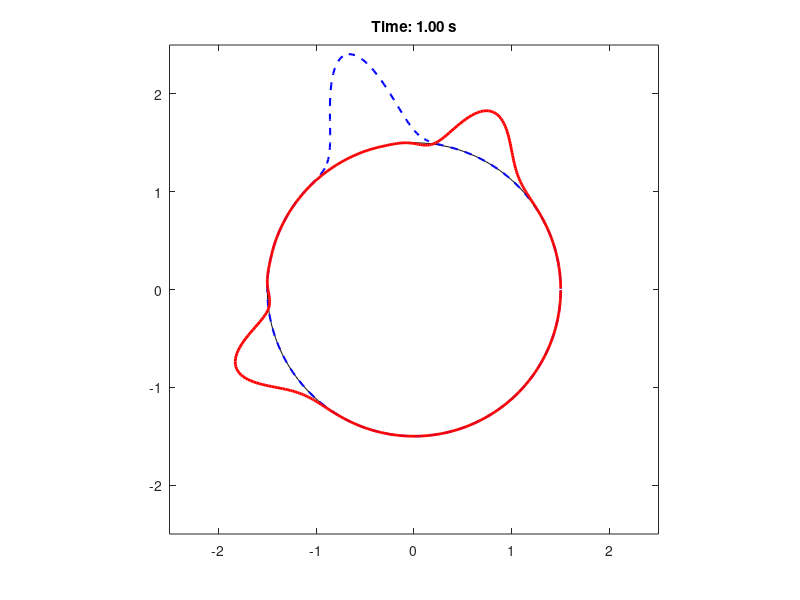

Here is the MATLAB script that generated this plot: (Note: this script raises an error after producing the figure.)
% Simplified Linearized Shallow Water Equations on a Great Circle (FVM)
clear; clc;

% Parameters
L = 2*pi; % Length of the domain (0 to 2*pi in spherical coordinates)
N_theta = 500; % Number of control volumes
dtheta = L / N_theta; % Width of each control volume
theta = linspace(0, L, N_theta+1); % Cell edges
theta_center = theta(1:end-1) + dtheta/2; % Cell centers
dt = 0.0025; % Time step
T = 1; % Total simulation time
a = 1;%6371e3; % Radius of Earth in meters
phi = pi / 6; % Latitude (fixed)
g = 9.81; % Gravitational acceleration
h0 = 10; % Mean layer depth in meters
f = 2 * 7.2921e-5 * sin(phi); % Coriolis parameter

% Initial conditions: Gaussian pulse for h' and zero velocity
sigma = pi / 16; % Width of the Gaussian
theta0 = pi / 4; % Center of the Gaussian
h_prime = exp(-((theta_center - theta0) / sigma).^2); % Initial perturbation in wave elevation
v = zeros(size(theta_center)); % Initial velocity

% Exact solution (for comparison, assumes no Coriolis force)
c = sqrt(g * h0); % Wave speed
uexact = @(t) exp(-((mod(theta_center - c*t, L) - theta0) / sigma).^2);
h_exact = @(t) exp(-((mod(theta_center - c*t, L) - theta0) / sigma).^2); % Exact wave profile

% Flux computation function
compute_flux = @(q_left, q_right) 0.5 * (q_left + q_right); % Upwind or central flux

% Time-stepping loop
time = 0;
h_storage = h_prime; % Storage for wave elevation visualization
t_storage = 0;

while time < T
    % Compute fluxes for h' and v
    h_flux = compute_flux(h_prime, circshift(h_prime, -1));
    v_flux = compute_flux(v, circshift(v, -1));
    
    % Compute finite volume updates (flux differences)
    k_h1 = -h0 / (a * cos(phi)) * (v_flux - circshift(v_flux, 1)) / dtheta;
    k_v1 = -g * (h_flux - circshift(h_flux, 1)) / dtheta - f * v;

    % Stage 2
    h_flux = compute_flux(h_prime + 0.5 * dt * k_h1, circshift(h_prime + 0.5 * dt * k_h1, -1));
    v_flux = compute_flux(v + 0.5 * dt * k_v1, circshift(v + 0.5 * dt * k_v1, -1));
    k_h2 = -h0 / (a * cos(phi)) * (v_flux - circshift(v_flux, 1)) / dtheta;
    k_v2 = -g * (h_flux - circshift(h_flux, 1)) / dtheta - f * (v + 0.5 * dt * k_v1);

    % Stage 3
    h_flux = compute_flux(h_prime + 0.5 * dt * k_h2, circshift(h_prime + 0.5 * dt * k_h2, -1));
    v_flux = compute_flux(v + 0.5 * dt * k_v2, circshift(v + 0.5 * dt * k_v2, -1));
    k_h3 = -h0 / (a * cos(phi)) * (v_flux - circshift(v_flux, 1)) / dtheta;
    k_v3 = -g * (h_flux - circshift(h_flux, 1)) / dtheta - f * (v + 0.5 * dt * k_v2);

    % Stage 4
    h_flux = compute_flux(h_prime + dt * k_h3, circshift(h_prime + dt * k_h3, -1));
    v_flux = compute_flux(v + dt * k_v3, circshift(v + dt * k_v3, -1));
    k_h4 = -h0 / (a * cos(phi)) * (v_flux - circshift(v_flux, 1)) / dtheta;
    k_v4 = -g * (h_flux - circshift(h_flux, 1)) / dtheta - f * (v + dt * k_v3);

    % Update h' and v
    h_prime = h_prime + dt * (1/6 * k_h1 + 1/3 * k_h2 + 1/3 * k_h3 + 1/6 * k_h4);
    v = v + dt * (1/6 * k_v1 + 1/3 * k_v2 + 1/3 * k_v3 + 1/6 * k_v4);

    % Update time
    time = time + dt;

    % Store wave elevation for visualization
    h_storage = [h_storage; h_prime];
    t_storage = [t_storage; time];
end

% Visualization
figure;
r0 = 1.5; % Base radius of the circle
for k = 1:size(h_storage, 1)
    h_exact_k = h_exact(t_storage(k)); % Compute exact solution at time t_storage(k)

    plot(r0*cos(theta_center), -r0*sin(theta_center), 'k'); % Base circle
    hold on;
    plot((r0 + h_exact_k).*cos(theta_center), -(r0 + h_exact_k).*sin(theta_center), 'b--', 'LineWidth', 1.5); % Exact solution
    hold on;
    plot((r0 + h_storage(k, :)).*cos(theta_center), -(r0 + h_storage(k, :)).*sin(theta_center), 'r', 'LineWidth', 2); % Numerical solution
    hold off;
    title(['Time: ', num2str(t_storage(k), '%.2f'), ' s']);
    axis equal;
    axis([-2.5, 2.5, -2.5, 2.5]);
    drawnow;
end

%% Save data to mat.file
% Define folder
folder = 'C:\Users\Matteo\Shallow-Water-Equations\dataFNO';
filename = 'linear-SWE-sphere-1d';
fullpath = fullfile(folder, filename);
save(fullpath,'h_storage', 't_storage', 'theta');


%% Plot the initial condition

k = 1;

figure;
plot(r0*cos(theta_center), -r0*sin(theta_center), 'k'); % Base circle
hold on;
plot((r0 + h_storage(k, :)).*cos(theta_center), -(r0 + h_storage(k, :)).*sin(theta_center), 'r', 'LineWidth', 2); % Numerical solution
hold off;
title(['Inital conditions at time: ', num2str(t_storage(k), '%.2f'), ' s']);
axis equal;
axis([-2.5, 2.5, -2.5, 2.5]);
drawnow;

% Save the figure as PDF
exportgraphics(gcf, 'C:/Users/Matteo/Shallow-Water-Equations/plots/SWE-spherical-1d-initial_conditions.pdf', 'ContentType', 'vector');
 
